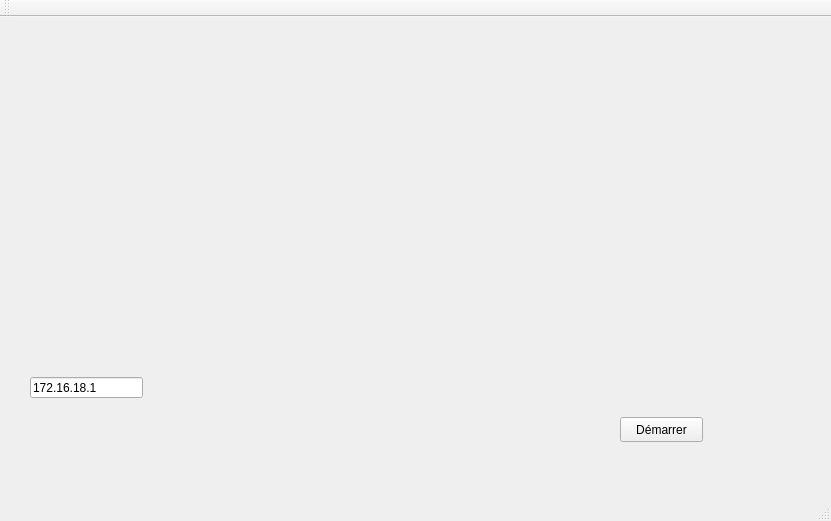
<?xml version="1.0" encoding="UTF-8"?>
<ui version="4.0">
 <class>PongClient</class>
 <widget class="QMainWindow" name="PongClient">
  <property name="geometry">
   <rect>
    <x>0</x>
    <y>0</y>
    <width>831</width>
    <height>521</height>
   </rect>
  </property>
  <property name="windowTitle">
   <string>PongClient</string>
  </property>
  <widget class="QWidget" name="centralWidget">
   <widget class="QPushButton" name="btnConnectServer">
    <property name="geometry">
     <rect>
      <x>620</x>
      <y>400</y>
      <width>83</width>
      <height>25</height>
     </rect>
    </property>
    <property name="text">
     <string>Démarrer</string>
    </property>
   </widget>
   <widget class="QLineEdit" name="txtIpServeur">
    <property name="geometry">
     <rect>
      <x>30</x>
      <y>360</y>
      <width>113</width>
      <height>21</height>
     </rect>
    </property>
    <property name="inputMask">
     <string notr="true"/>
    </property>
    <property name="text">
     <string notr="true">172.16.18.1</string>
    </property>
    <property name="readOnly">
     <bool>false</bool>
    </property>
   </widget>
   <widget class="QLabel" name="lblScoreJ1">
    <property name="geometry">
     <rect>
      <x>170</x>
      <y>10</y>
      <width>271</width>
      <height>81</height>
     </rect>
    </property>
    <property name="font">
     <font>
      <pointsize>72</pointsize>
     </font>
    </property>
    <property name="text">
     <string/>
    </property>
   </widget>
   <widget class="QLabel" name="lblScoreJ2">
    <property name="geometry">
     <rect>
      <x>460</x>
      <y>10</y>
      <width>271</width>
      <height>81</height>
     </rect>
    </property>
    <property name="font">
     <font>
      <pointsize>72</pointsize>
     </font>
    </property>
    <property name="text">
     <string/>
    </property>
   </widget>
  </widget>
  <widget class="QMenuBar" name="menuBar">
   <property name="geometry">
    <rect>
     <x>0</x>
     <y>0</y>
     <width>831</width>
     <height>23</height>
    </rect>
   </property>
  </widget>
  <widget class="QToolBar" name="mainToolBar">
   <attribute name="toolBarArea">
    <enum>TopToolBarArea</enum>
   </attribute>
   <attribute name="toolBarBreak">
    <bool>false</bool>
   </attribute>
  </widget>
  <widget class="QStatusBar" name="statusBar"/>
 </widget>
 <layoutdefault spacing="6" margin="11"/>
 <resources/>
 <connections/>
</ui>
